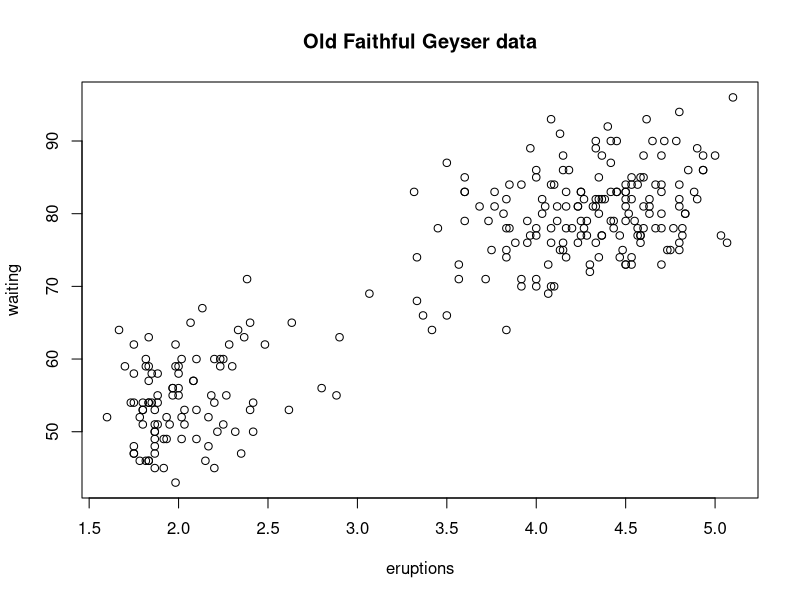

Generate this figure with R:

pdf(file="myplot.pdf") # first open device
svg(file="myplot.svg") # vector graphic
png(filename="myplot.png") # bitmapped graphics
X11()
with(faithful, plot(eruptions, waiting)) # plot it
title(main="Old Faithful Geyser data") # annotate it
dev.off() # close the device

dev.copy(png, file="copy_from_dev.png") # copy from any device to any other device\
dev.copy2pdf(file="copy.pdf")
dev.off()
